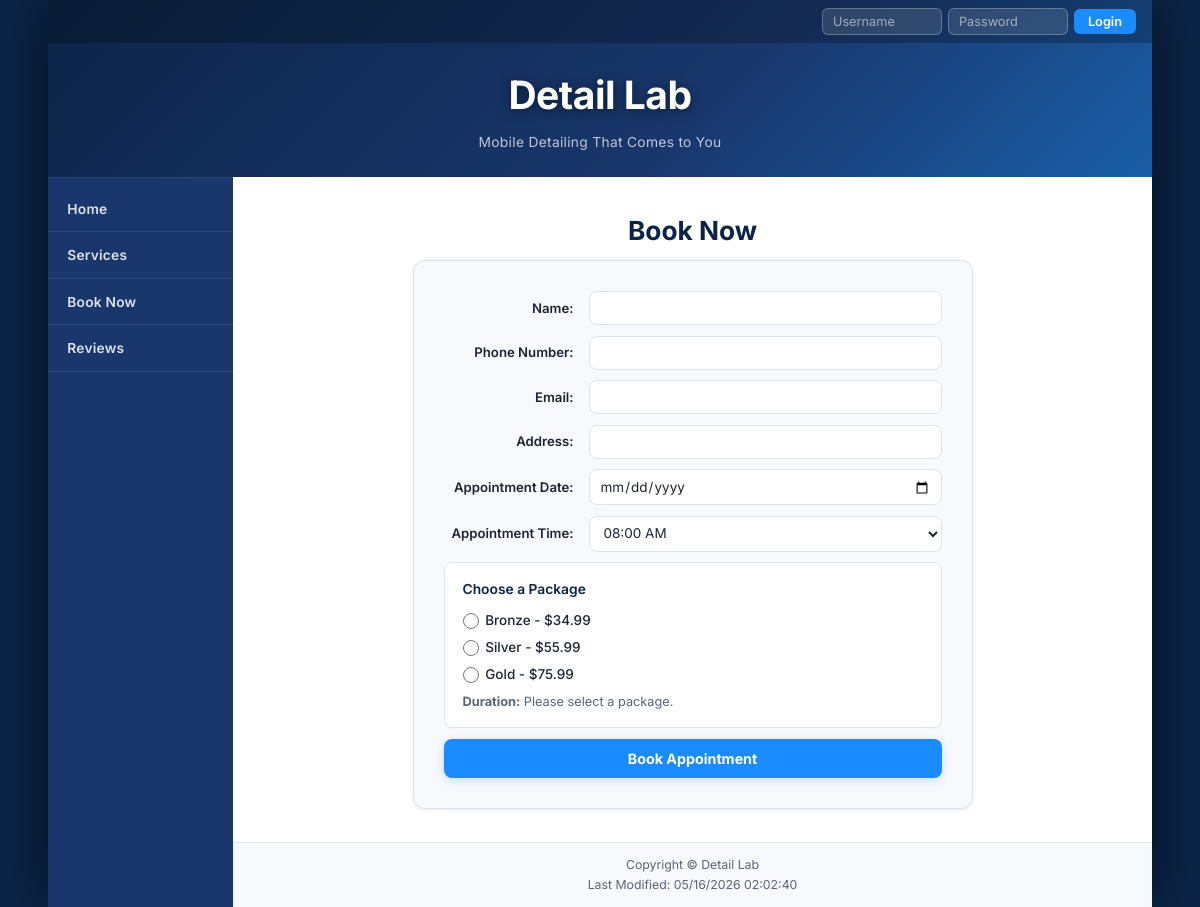
/index.php?action=book, run on the app's committed database.
### tables this page shows
CREATE TABLE `services` (
  `service_id` int(11) NOT NULL,
  `service_name` varchar(100) NOT NULL,
  `description` text NOT NULL,
  `price` decimal(6,2) NOT NULL,
  `duration` int(11) NOT NULL
);

### config/database.php (called while the page is built)
<?php
return [
    'host' => 'localhost',
    'username' => 'root',
    'password' => '',
    'database' => 'detail_lab'
];

### src/models/DataLayer.php (called while the page is built, shortened)
<?php
class DataLayer
{
    private $conn;
    public function __construct()
    {
        $config = require __DIR__ . '/../../config/database.php';
        $this->conn = new mysqli(
            $config['host'],
            $config['username'],
            $config['password'],
            $config['database']
        );
    }
    public function getServices()
    {
        $result = $this->conn->query("SELECT * FROM services");
        return $result->fetch_all(MYSQLI_ASSOC);
    }
}

### src/controllers/Controller.php (called while the page is built, shortened)
<?php
require_once __DIR__ . '/../models/DataLayer.php';
class Controller
{
    private $dataLayer;
    public function __construct()
    {
        $this->dataLayer = new DataLayer();
    }
    public function handleRequest($action, $params = [])
    {
        switch ($action) {
            case 'book':
                return $this->book($params);
        }
    }
    private function book($params)
    {
        $services = $this->dataLayer->getServices();
        return ['view' => 'book', 'data' => ['services' => $services]];
    }
}

### public/assets/pages/book.php (the view, shortened to what this page needs)
<?php $services = $data['services'] ?? []; ?>
<h2>Book Now</h2>
<div class="book-wrap">
<form id="bookingForm" method="post" action="<?php echo $base_url; ?>?action=book">
    <label for="name">Name:</label>
    <input type="text" name="name" id="name" required>
    <label for="phone">Phone Number:</label>
    <input type="tel" name="phone" id="phone" title="Please enter a valid 10-digit phone number">
    <label for="email">Email:</label>
    <input type="email" name="email" id="email" required>
    <label for="address">Address:</label>
    <input type="text" name="address" id="address" required>
    <label for="appointmentDate">Appointment Date:</label>
    <input type="date" name="appointmentDate" id="appointmentDate" required>
    <label for="appointmentTime">Appointment Time:</label>
    <select name="appointmentTime" id="appointmentTime" required>
    </select>
    <section>
        <h3>Choose a Package</h3>
        <?php foreach ($services as $service): ?>
            <label for="<?php echo htmlspecialchars(strtolower($service['service_name'])); ?>">
                <input type="radio" id="<?php echo htmlspecialchars(strtolower($service['service_name'])); ?>" name="package" value="<?php echo htmlspecialchars($service['service_name']); ?>" required>
                <?php echo htmlspecialchars($service['service_name']); ?> - $<?php echo number_format($service['price'], 2); ?>
            </label>
        <?php endforeach; ?>
        <p id="packageDuration"><strong>Duration:</strong> Please select a package.</p>
    </section>
    <button type="submit">Book Appointment</button>
</form>
</div>

### public/assets/styles/style.css (style rules this page uses)
*, *::before, *::after { box-sizing: border-box; margin: 0; padding: 0; }
:root { --dark: #0B2447; --dark-mid: #19376D; --blue: #1a8cff; --blue-hover: #0070e0; --blue-dark: #0056b3; --white: #ffffff; --off-white: #f7f9fc; --border: #dde3ed; --text: #1c2333; --text-muted: #5a6478; --radius: 8px; --radius-lg: 12px; --shadow-sm: 0 1px 4px rgba(0,0,0,0.08); --shadow: 0 2px 12px rgba(0,0,0,0.10); --shadow-md: 0 4px 20px rgba(0,0,0,0.13); }
body { background-color: var(--dark); font-family: 'Inter', sans-serif; color: var(--text); min-height: 100vh; font-size: 15px; line-height: 1.6; }
h2 { color: var(--dark); font-size: 1.75em; font-weight: 700; margin-bottom: 0.3em; text-align: center; }
h3 { font-size: 1.05em; font-weight: 600; color: var(--text); }
p { color: var(--text-muted); }
.book-wrap { max-width: 560px; margin: 0 auto; }
#bookingForm { background: var(--off-white); border: 1px solid var(--border); border-radius: var(--radius-lg); padding: 2em; display: grid; grid-template-columns: 130px 1fr; gap: 0.7em 1em; align-items: center; box-shadow: var(--shadow-sm); }
#bookingForm label { font-weight: 600; font-size: 0.88em; color: var(--text); text-align: right; }
#bookingForm input[type="text"], #bookingForm input[type="tel"], #bookingForm input[type="email"], #bookingForm input[type="date"], #bookingForm select { width: 100%; padding: 8px 10px; border: 1px solid var(--border); border-radius: var(--radius); font-family: inherit; font-size: 0.9em; background: var(--white); color: var(--text); transition: border-color 0.18s, box-shadow 0.18s; }
#bookingForm section { grid-column: 1 / -1; background: var(--white); border: 1px solid var(--border); border-radius: var(--radius); padding: 1em 1.2em; }
#bookingForm section h3 { font-size: 0.92em; margin-bottom: 0.7em; color: var(--dark); }
#bookingForm section label { display: flex; align-items: center; gap: 0.5em; margin: 0.4em 0; font-weight: 500; text-align: left; cursor: pointer; font-size: 0.9em; color: var(--text); }
#bookingForm section label input[type="radio"] { accent-color: var(--blue); width: 16px; height: 16px; flex-shrink: 0; }
#bookingForm #packageDuration { font-size: 0.85em; color: var(--text-muted); margin-top: 0.5em; }
#bookingForm button[type="submit"] { grid-column: 1 / -1; padding: 11px; font-size: 0.95em; background: var(--blue); color: var(--white); border: none; border-radius: var(--radius); cursor: pointer; font-family: inherit; font-weight: 700; transition: background 0.18s, box-shadow 0.18s; box-shadow: 0 2px 8px rgba(26,140,255,0.25); }

### data on the page
services: service_name "Bronze", price "34.99"
services: service_name "Silver", price "55.99"
services: service_name "Gold", price "75.99"
